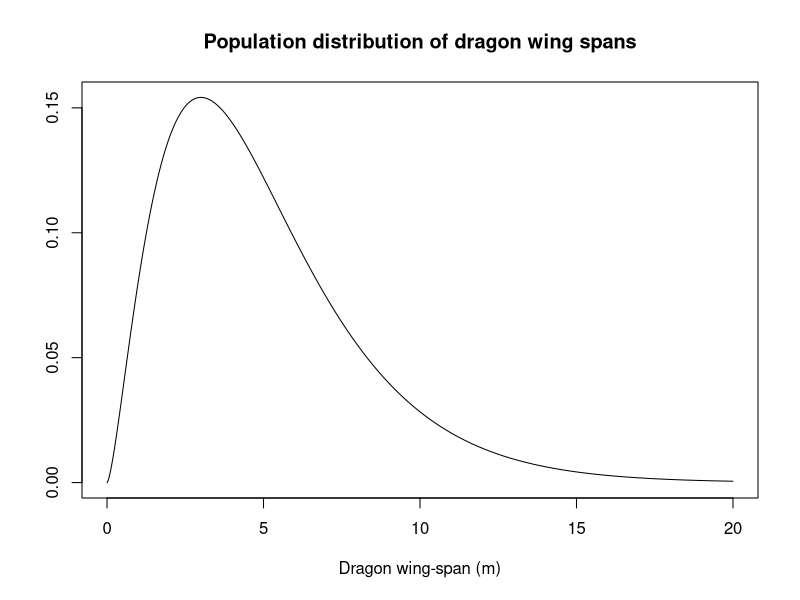
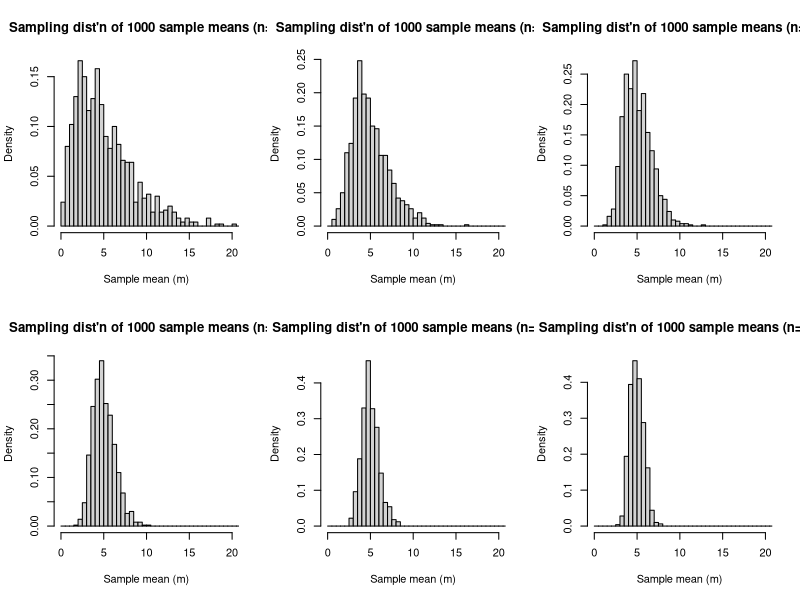

The R script that drew these images, in order:
## ---- chunk 1
n.plot.pts <- 10000
domain <- seq(from=0, to=20, length=n.plot.pts)
pdf.values <- dchisq(domain, df = 5)
plot(domain, pdf.values, type='l', xlab="Dragon wing-span (m)", ylab= "", 
     main="Population distribution of dragon wing spans")
## ---- chunk 2
n.sim <- 1000
n <- c(1, 2, 4, 6, 10, 15)

par(mfrow=c(2,3))
for(j in 1:length(n)) {
  x.bar.vector <- rep(0, n.sim)
  for(i in 1:n.sim){
    sample <- rchisq(n[j], df=5)
    x.bar.vector[i] <- mean(sample)
  }
  title <- paste("Sampling dist'n of 1000 sample means (n=", n[j], ")", sep = "")
  hist(x.bar.vector, breaks=seq(0, 30, by = 0.5), xlab="Sample mean (m)", prob=TRUE,
       main=title, xlim = c(0, 20))
}
